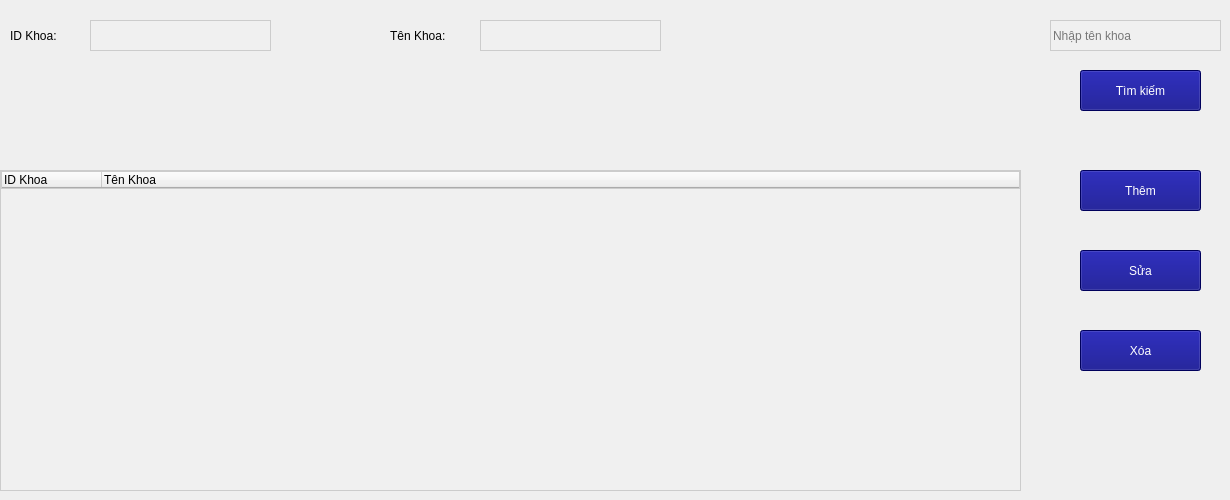
   <widget class="QWidget" name="tab_4">
    <attribute name="title">
     <string>Khoa</string>
    </attribute>
    <widget class="QLabel" name="label_10">
     <property name="geometry">
      <rect>
       <x>10</x>
       <y>20</y>
       <width>71</width>
       <height>31</height>
      </rect>
     </property>
     <property name="font">
      <font>
       <pointsize>9</pointsize>
      </font>
     </property>
     <property name="text">
      <string>ID Khoa:</string>
     </property>
    </widget>
    <widget class="QLabel" name="label_11">
     <property name="geometry">
      <rect>
       <x>390</x>
       <y>20</y>
       <width>81</width>
       <height>31</height>
      </rect>
     </property>
     <property name="font">
      <font>
       <pointsize>9</pointsize>
      </font>
     </property>
     <property name="text">
      <string>Tên Khoa:</string>
     </property>
    </widget>
    <widget class="QLineEdit" name="txtIDKhoa">
     <property name="geometry">
      <rect>
       <x>90</x>
       <y>20</y>
       <width>181</width>
       <height>31</height>
      </rect>
     </property>
     <property name="layoutDirection">
      <enum>Qt::LeftToRight</enum>
     </property>
     <property name="autoFillBackground">
      <bool>false</bool>
     </property>
     <property name="styleSheet">
      <string notr="true">background-color: #f0f0f0; /* Màu nền xám nhạt */
color: black; /* Màu chữ đen */
border: 1px solid #cccccc; /* Viền màu xám */</string>
     </property>
    </widget>
    <widget class="QLineEdit" name="txtTenKhoa">
     <property name="geometry">
      <rect>
       <x>480</x>
       <y>20</y>
       <width>181</width>
       <height>31</height>
      </rect>
     </property>
     <property name="layoutDirection">
      <enum>Qt::LeftToRight</enum>
     </property>
     <property name="autoFillBackground">
      <bool>false</bool>
     </property>
     <property name="styleSheet">
      <string notr="true">background-color: #f0f0f0; /* Màu nền xám nhạt */
color: black; /* Màu chữ đen */
border: 1px solid #cccccc; /* Viền màu xám */</string>
     </property>
    </widget>
    <widget class="QTreeWidget" name="treeWidgetKhoa">
     <property name="geometry">
      <rect>
       <x>0</x>
       <y>170</y>
       <width>1021</width>
       <height>321</height>
      </rect>
     </property>
     <property name="styleSheet">
      <string notr="true">background-color: #f0f0f0; /* Màu nền xám nhạt */
color: black; /* Màu chữ đen */
border: 1px solid #cccccc; /* Viền màu xám */</string>
     </property>
     <column>
      <property name="text">
       <string>ID Khoa</string>
      </property>
     </column>
     <column>
      <property name="text">
       <string>Tên Khoa</string>
      </property>
     </column>
    </widget>
    <widget class="QLineEdit" name="txtSearchKhoa">
     <property name="geometry">
      <rect>
       <x>1050</x>
       <y>20</y>
       <width>171</width>
       <height>31</height>
      </rect>
     </property>
     <property name="styleSheet">
      <string notr="true">background-color: #f0f0f0; /* Màu nền xám nhạt */
color: black; /* Màu chữ đen */
border: 1px solid #cccccc; /* Viền màu xám */</string>
     </property>
     <property name="placeholderText">
      <string>Nhập tên khoa</string>
     </property>
    </widget>
    <widget class="QPushButton" name="btSearchKhoa">
     <property name="geometry">
      <rect>
       <x>1080</x>
       <y>70</y>
       <width>121</width>
       <height>41</height>
      </rect>
     </property>
     <property name="styleSheet">
      <string notr="true">background-color: rgb(0, 0, 127);
color: rgb(255, 255, 255);</string>
     </property>
     <property name="text">
      <string>Tìm kiếm</string>
     </property>
    </widget>
    <widget class="QPushButton" name="btnAddKhoa">
     <property name="geometry">
      <rect>
       <x>1080</x>
       <y>170</y>
       <width>121</width>
       <height>41</height>
      </rect>
     </property>
     <property name="styleSheet">
      <string notr="true">background-color: rgb(0, 0, 127);
color: rgb(255, 255, 255);</string>
     </property>
     <property name="text">
      <string>Thêm</string>
     </property>
    </widget>
    <widget class="QPushButton" name="btnUpdateKhoa">
     <property name="geometry">
      <rect>
       <x>1080</x>
       <y>250</y>
       <width>121</width>
       <height>41</height>
      </rect>
     </property>
     <property name="styleSheet">
      <string notr="true">background-color: rgb(0, 0, 127);
color: rgb(255, 255, 255);</string>
     </property>
     <property name="text">
      <string>Sửa</string>
     </property>
    </widget>
    <widget class="QPushButton" name="btnDeleteKhoa">
     <property name="geometry">
      <rect>
       <x>1080</x>
       <y>330</y>
       <width>121</width>
       <height>41</height>
      </rect>
     </property>
     <property name="styleSheet">
      <string notr="true">background-color: rgb(0, 0, 127);
color: rgb(255, 255, 255);</string>
     </property>
     <property name="text">
      <string>Xóa</string>
     </property>
    </widget>
   </widget>
